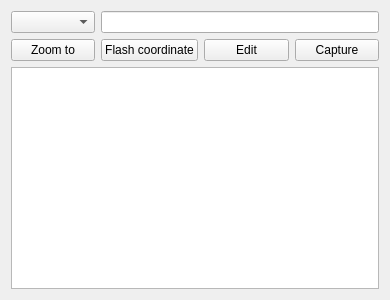
<?xml version="1.0" encoding="UTF-8"?>
<ui version="4.0">
 <class>CoordinateConversion</class>
 <widget class="QFrame" name="CoordinateConversion">
  <property name="geometry">
   <rect>
    <x>0</x>
    <y>0</y>
    <width>390</width>
    <height>300</height>
   </rect>
  </property>
  <property name="windowTitle">
   <string>Frame</string>
  </property>
  <layout class="QGridLayout" name="gridLayout">
   <item row="0" column="0">
    <widget class="QComboBox" name="inputSelect"/>
   </item>
   <item row="0" column="1" colspan="3">
    <widget class="QLineEdit" name="inputEdit"/>
   </item>
   <item row="1" column="0">
    <widget class="QPushButton" name="zoomTo">
     <property name="text">
      <string>Zoom to</string>
     </property>
    </widget>
   </item>
   <item row="1" column="1">
    <widget class="QPushButton" name="flashCoordinate">
     <property name="text">
      <string>Flash coordinate</string>
     </property>
    </widget>
   </item>
   <item row="1" column="2">
    <widget class="QPushButton" name="edit">
     <property name="text">
      <string>Edit</string>
     </property>
     <property name="checkable">
      <bool>true</bool>
     </property>
    </widget>
   </item>
   <item row="1" column="3">
    <widget class="QPushButton" name="caputre">
     <property name="text">
      <string>Capture</string>
     </property>
     <property name="checkable">
      <bool>true</bool>
     </property>
     <property name="flat">
      <bool>false</bool>
     </property>
    </widget>
   </item>
   <item row="2" column="0" colspan="4">
    <widget class="QTableWidget" name="tableWidget"/>
   </item>
  </layout>
 </widget>
 <resources/>
 <connections/>
</ui>
